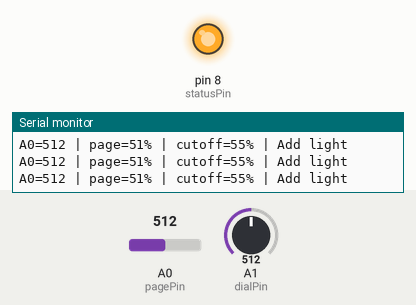
Recording of a sketch running on a simulated Arduino Uno, built with avr-gcc and run on an emulated ATmega328P. Shown: output pins drawn as LEDs (lit = HIGH), the last lines printed to the serial monitor. The test bench sets the inputs (shaded band); at power-on: A0 (pagePin) = 512, A1 (dialPin) = 512.

Above: at 1.2 s.
1.3 s: A0 (pagePin) set to 547
2.8 s: A0 (pagePin) set to 572
At 3.2 s:
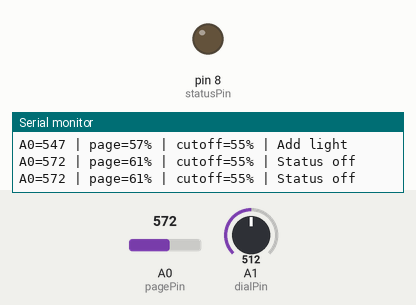
4.3 s: A0 (pagePin) set to 550
5.8 s: A0 (pagePin) set to 522
At 7.0 s:
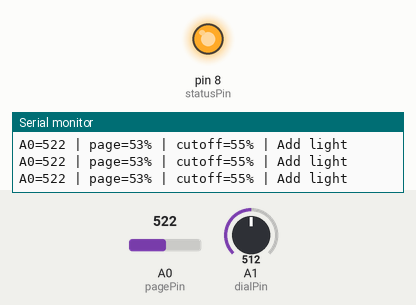
7.3 s: A0 (pagePin) set to 716
At 8.4 s:
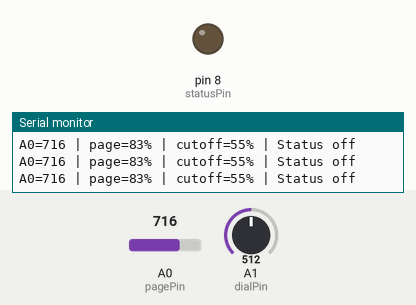
Timing chart, 0 to 9.8 s (numbered marks = the images above; inputs shaded):
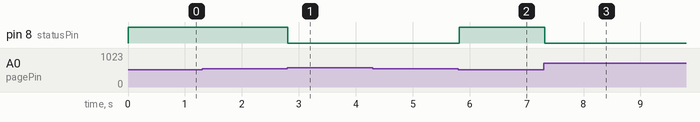

The sketch:

reading_corner_indicator.ino
```cpp
constexpr byte pagePin = A0;
constexpr byte dialPin = A1;
constexpr byte statusPin = 8;
constexpr int shadedReference = 180;
constexpr int brightReference = 820;
constexpr int clearingGap = 5;
static_assert(brightReference > shadedReference, "Bright reference must be higher.");

bool needsLight = false;
unsigned long lastReport = 0;

void setup() {
  pinMode(statusPin, OUTPUT);
  digitalWrite(statusPin, LOW);
  Serial.begin(115200);
}

void loop() {
  const int sensor = analogRead(pagePin);
  const int page = constrain(map(sensor, shadedReference, brightReference, 0, 100), 0, 100);
  const int cutoff = map(analogRead(dialPin), 0, 1023, 25, 85);
  if (page < cutoff) needsLight = true;
  if (page >= cutoff + clearingGap) needsLight = false;
  digitalWrite(statusPin, needsLight ? HIGH : LOW);

  const unsigned long now = millis();
  if (now - lastReport >= 250) {
    lastReport = now;
    Serial.print(F("A0="));
    Serial.print(sensor);
    Serial.print(F(" | page="));
    Serial.print(page);
    Serial.print(F("% | cutoff="));
    Serial.print(cutoff);
    Serial.println(needsLight ? F("% | Add light") : F("% | Status off"));
  }
  delay(25);
}
```

Measured:
- the behaviour switches between 563 and 564 on A0 (pagePin) (found by bisection; images 0 and 1)
- the behaviour switches between 532 and 531 on A0 (pagePin) (found by bisection; images 1 and 2)
- after the input at 2.8 s, pin 8 (statusPin): HIGH → LOW at once
- after the input at 5.8 s, pin 8 (statusPin): LOW → HIGH at once
- after the input at 7.3 s, pin 8 (statusPin): HIGH → LOW at once
